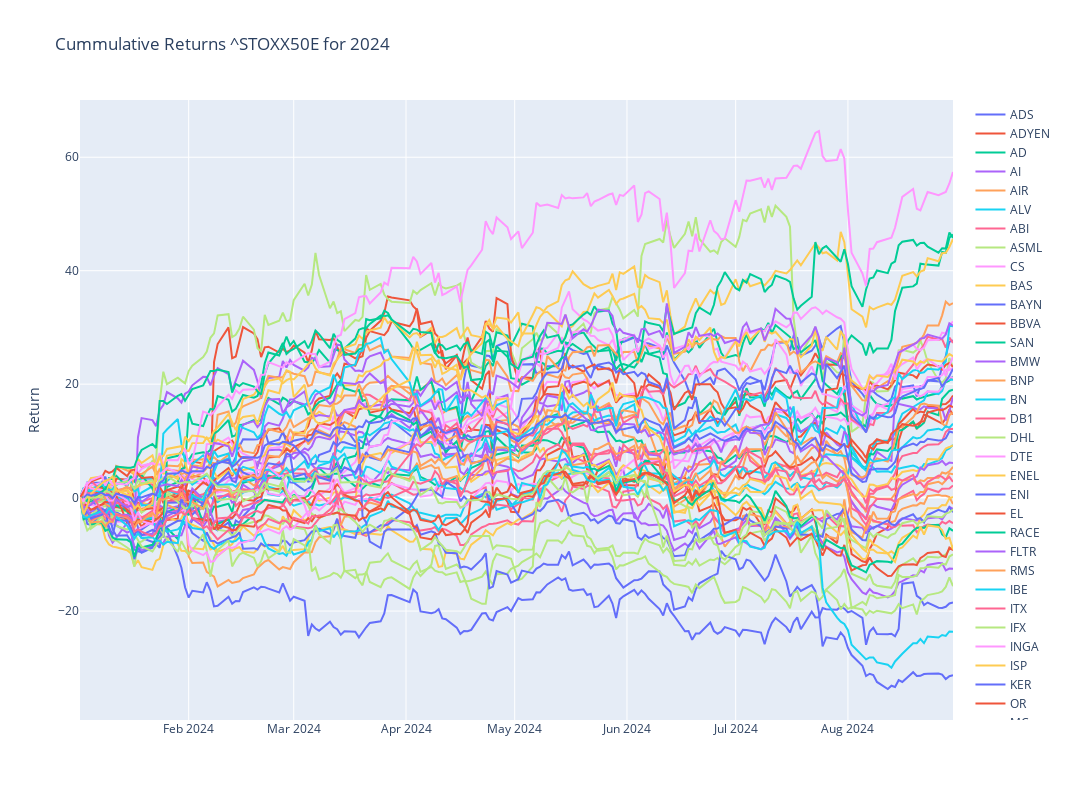

This figure's notebook cell:
### Code cell
# Plotly
fig = make_subplots()

# Graph (1,1)
# Loop all stock files and get cummulative return for year
for stock in tqdm(index_list):
    f = os.path.join("../input", stock)
    df = pd.read_csv(f+".csv",index_col="Date",parse_dates=True)
    df['Cummulative_Return'] = cumulative_return(df["Adj Close"].loc[year])
    fig.add_trace(go.Scatter(x=df['Cummulative_Return'].loc[year].index,y=df['Cummulative_Return'].loc[year],mode="lines",name=stock.split('.')[0]),row=1,col=1)

# Update xaxis properties
fig.update_yaxes(title_text="Return", row=1, col=1)

fig.update_layout(height=800, width=1300,showlegend=True,title=f"Cummulative Returns {ticker} for {year}")

fig.show()

### Figure 1 — Plotly figure (JSON) as saved in the notebook; plotly's stock layout.template omitted (floating-point values rounded to 4 significant figures; data arrays with more than 128 entries replaced by an {"elided": "..."} marker saying what was removed)
{"data": [{"mode": "lines", "name": "ADS", "type": "scatter", "x": {"elided": "171 str values"}, "xaxis": "x", "y": {"elided": "171 float values"}, "yaxis": "y"}, {"mode": "lines", "name": "ADYEN", "type": "scatter", "x": {"elided": "171 str values"}, "xaxis": "x", "y": {"elided": "171 float values"}, "yaxis": "y"}, {"mode": "lines", "name": "AD", "type": "scatter", "x": {"elided": "171 str values"}, "xaxis": "x", "y": {"elided": "171 float values"}, "yaxis": "y"}, {"mode": "lines", "name": "AI", "type": "scatter", "x": {"elided": "171 str values"}, "xaxis": "x", "y": {"elided": "171 float values"}, "yaxis": "y"}, {"mode": "lines", "name": "AIR", "type": "scatter", "x": {"elided": "171 str values"}, "xaxis": "x", "y": {"elided": "171 float values"}, "yaxis": "y"}, {"mode": "lines", "name": "ALV", "type": "scatter", "x": {"elided": "171 str values"}, "xaxis": "x", "y": {"elided": "171 float values"}, "yaxis": "y"}, {"mode": "lines", "name": "ABI", "type": "scatter", "x": {"elided": "171 str values"}, "xaxis": "x", "y": {"elided": "171 float values"}, "yaxis": "y"}, {"mode": "lines", "name": "ASML", "type": "scatter", "x": {"elided": "171 str values"}, "xaxis": "x", "y": {"elided": "171 float values"}, "yaxis": "y"}, {"mode": "lines", "name": "CS", "type": "scatter", "x": {"elided": "171 str values"}, "xaxis": "x", "y": {"elided": "171 float values"}, "yaxis": "y"}, {"mode": "lines", "name": "BAS", "type": "scatter", "x": {"elided": "171 str values"}, "xaxis": "x", "y": {"elided": "171 float values"}, "yaxis": "y"}, {"mode": "lines", "name": "BAYN", "type": "scatter", "x": {"elided": "171 str values"}, "xaxis": "x", "y": {"elided": "171 float values"}, "yaxis": "y"}, {"mode": "lines", "name": "BBVA", "type": "scatter", "x": {"elided": "171 str values"}, "xaxis": "x", "y": {"elided": "171 float values"}, "yaxis": "y"}, {"mode": "lines", "name": "SAN", "type": "scatter", "x": {"elided": "171 str values"}, "xaxis": "x", "y": {"elided": "171 float values"}, "yaxis": "y"}, {"mode": "lines", "name": "BMW", "type": "scatter", "x": {"elided": "171 str values"}, "xaxis": "x", "y": {"elided": "171 float values"}, "yaxis": "y"}, {"mode": "lines", "name": "BNP", "type": "scatter", "x": {"elided": "171 str values"}, "xaxis": "x", "y": {"elided": "171 float values"}, "yaxis": "y"}, {"mode": "lines", "name": "BN", "type": "scatter", "x": {"elided": "171 str values"}, "xaxis": "x", "y": {"elided": "171 float values"}, "yaxis": "y"}, {"mode": "lines", "name": "DB1", "type": "scatter", "x": {"elided": "171 str values"}, "xaxis": "x", "y": {"elided": "171 float values"}, "yaxis": "y"}, {"mode": "lines", "name": "DHL", "type": "scatter", "x": {"elided": "171 str values"}, "xaxis": "x", "y": {"elided": "171 float values"}, "yaxis": "y"}, {"mode": "lines", "name": "DTE", "type": "scatter", "x": {"elided": "171 str values"}, "xaxis": "x", "y": {"elided": "171 float values"}, "yaxis": "y"}, {"mode": "lines", "name": "ENEL", "type": "scatter", "x": {"elided": "170 str values"}, "xaxis": "x", "y": {"elided": "170 float values"}, "yaxis": "y"}, {"mode": "lines", "name": "ENI", "type": "scatter", "x": {"elided": "170 str values"}, "xaxis": "x", "y": {"elided": "170 float values"}, "yaxis": "y"}, {"mode": "lines", "name": "EL", "type": "scatter", "x": {"elided": "171 str values"}, "xaxis": "x", "y": {"elided": "171 float values"}, "yaxis": "y"}, {"mode": "lines", "name": "RACE", "type": "scatter", "x": {"elided": "170 str values"}, "xaxis": "x", "y": {"elided": "170 float values"}, "yaxis": "y"}, {"mode": "lines", "name": "FLTR", "type": "scatter", "x": {"elided": "169 str values"}, "xaxis": "x", "y": {"elided": "169 float values"}, "yaxis": "y"}, {"mode": "lines", "name": "RMS", "type": "scatter", "x": {"elided": "171 str values"}, "xaxis": "x", "y": {"elided": "171 float values"}, "yaxis": "y"}, {"mode": "lines", "name": "IBE", "type": "scatter", "x": {"elided": "171 str values"}, "xaxis": "x", "y": {"elided": "171 float values"}, "yaxis": "y"}, {"mode": "lines", "name": "ITX", "type": "scatter", "x": {"elided": "171 str values"}, "xaxis": "x", "y": {"elided": "171 float values"}, "yaxis": "y"}, {"mode": "lines", "name": "IFX", "type": "scatter", "x": {"elided": "171 str values"}, "xaxis": "x", "y": {"elided": "171 float values"}, "yaxis": "y"}, {"mode": "lines", "name": "INGA", "type": "scatter", "x": {"elided": "171 str values"}, "xaxis": "x", "y": {"elided": "171 float values"}, "yaxis": "y"}, {"mode": "lines", "name": "ISP", "type": "scatter", "x": {"elided": "170 str values"}, "xaxis": "x", "y": {"elided": "170 float values"}, "yaxis": "y"}, {"mode": "lines", "name": "KER", "type": "scatter", "x": {"elided": "171 str values"}, "xaxis": "x", "y": {"elided": "171 float values"}, "yaxis": "y"}, {"mode": "lines", "name": "OR", "type": "scatter", "x": {"elided": "171 str values"}, "xaxis": "x", "y": {"elided": "171 float values"}, "yaxis": "y"}, {"mode": "lines", "name": "MC", "type": "scatter", "x": {"elided": "171 str values"}, "xaxis": "x", "y": {"elided": "171 float values"}, "yaxis": "y"}, {"mode": "lines", "name": "MBG", "type": "scatter", "x": {"elided": "171 str values"}, "xaxis": "x", "y": {"elided": "171 float values"}, "yaxis": "y"}, {"mode": "lines", "name": "MUV2", "type": "scatter", "x": {"elided": "171 str values"}, "xaxis": "x", "y": {"elided": "171 float values"}, "yaxis": "y"}, {"mode": "lines", "name": "NOKIA", "type": "scatter", "x": {"elided": "169 str values"}, "xaxis": "x", "y": {"elided": "169 float values"}, "yaxis": "y"}, {"mode": "lines", "name": "NDA-FI", "type": "scatter", "x": {"elided": "169 str values"}, "xaxis": "x", "y": {"elided": "169 float values"}, "yaxis": "y"}, {"mode": "lines", "name": "RI", "type": "scatter", "x": {"elided": "171 str values"}, "xaxis": "x", "y": {"elided": "171 float values"}, "yaxis": "y"}, {"mode": "lines", "name": "PRX", "type": "scatter", "x": {"elided": "171 str values"}, "xaxis": "x", "y": {"elided": "171 float values"}, "yaxis": "y"}, {"mode": "lines", "name": "SAF", "type": "scatter", "x": {"elided": "171 str values"}, "xaxis": "x", "y": {"elided": "171 float values"}, "yaxis": "y"}, {"mode": "lines", "name": "SGO", "type": "scatter", "x": {"elided": "171 str values"}, "xaxis": "x", "y": {"elided": "171 float values"}, "yaxis": "y"}, {"mode": "lines", "name": "SAN", "type": "scatter", "x": {"elided": "171 str values"}, "xaxis": "x", "y": {"elided": "171 float values"}, "yaxis": "y"}, {"mode": "lines", "name": "SAP", "type": "scatter", "x": {"elided": "171 str values"}, "xaxis": "x", "y": {"elided": "171 float values"}, "yaxis": "y"}, {"mode": "lines", "name": "SU", "type": "scatter", "x": {"elided": "171 str values"}, "xaxis": "x", "y": {"elided": "171 float values"}, "yaxis": "y"}, {"mode": "lines", "name": "SIE", "type": "scatter", "x": {"elided": "171 str values"}, "xaxis": "x", "y": {"elided": "171 float values"}, "yaxis": "y"}, {"mode": "lines", "name": "STLAM", "type": "scatter", "x": {"elided": "170 str values"}, "xaxis": "x", "y": {"elided": "170 float values"}, "yaxis": "y"}, {"mode": "lines", "name": "TTE", "type": "scatter", "x": {"elided": "171 str values"}, "xaxis": "x", "y": {"elided": "171 float values"}, "yaxis": "y"}, {"mode": "lines", "name": "DG", "type": "scatter", "x": {"elided": "171 str values"}, "xaxis": "x", "y": {"elided": "171 float values"}, "yaxis": "y"}, {"mode": "lines", "name": "UCG", "type": "scatter", "x": {"elided": "170 str values"}, "xaxis": "x", "y": {"elided": "170 float values"}, "yaxis": "y"}, {"mode": "lines", "name": "VOW", "type": "scatter", "x": {"elided": "171 str values"}, "xaxis": "x", "y": {"elided": "171 float values"}, "yaxis": "y"}, {"mode": "lines", "name": "^STOXX50E", "type": "scatter", "x": {"elided": "167 str values"}, "xaxis": "x", "y": {"elided": "167 float values"}, "yaxis": "y"}], "layout": {"height": 800, "showlegend": true, "title": {"text": "Cummulative Returns ^STOXX50E for 2024"}, "width": 1300, "xaxis": {"anchor": "y", "domain": [0, 1]}, "yaxis": {"anchor": "x", "domain": [0, 1], "title": {"text": "Return"}}}}
